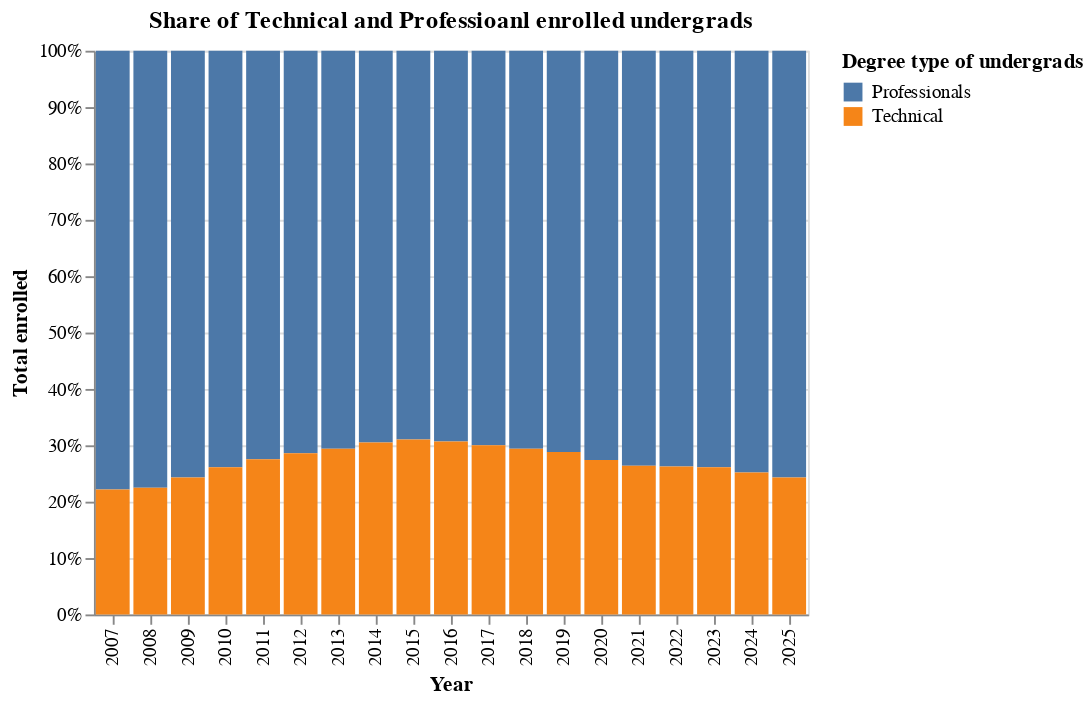

The code cell stored with this chart in its notebook:
### Markdown cell above
# **Second Chart: Out of undergrads, relation of professional and technical undergrads**

The following chart shows the relation out of undergrads of students studying
technical careers and professional careers

### Code cell
# Degrees to show
def translates_professional_undegrads(row):
    value = row["Degree type of undergrads"]
    if value == "Carreras Profesionales":
        return "Professionals"
    elif value == "Carreras Técnicas":
        return "Technical"
    elif value == "Doctorados":
        return "PhD"
    elif value == "Postítulo":
        return "Diplomas"
    else:
        return "Masters"

degrees = ["Carreras Profesionales", "Carreras Técnicas"]

# Data
cols_2 = ["año", "carrera clasificación nivel 2"]
df_2 = raw.groupby(cols_2)["total matrícula"].sum().reset_index()

# Cleaning the data
df_2.rename(columns={"carrera clasificación nivel 2": "Degree type of undergrads"}, inplace=True)
df_2 = df_2[df_2["Degree type of undergrads"].isin(degrees)]
df_2["Degree type of undergrads"] = df_2.apply(translates_professional_undegrads, axis=1)

chart_2 = alt.Chart(df_2).mark_bar().encode(
    x = alt.X("año:O", axis=alt.Axis(title="Year")),
    y = alt.Y("sum(total matrícula)", axis=alt.Axis(title="Total enrolled")).stack("normalize"),
    color = "Degree type of undergrads").properties(
        title="Share of Technical and Professioanl enrolled undergrads"
    )

chart_2

### Figure 1 — Vega-Lite specification as saved in the notebook (floating-point values rounded to 4 significant figures)
{"config": {"view": {"continuousWidth": 300, "continuousHeight": 300}}, "data": {"name": "data-11e8917b3e772c53a1c46951e6ceb360"}, "mark": {"type": "bar"}, "encoding": {"color": {"field": "Degree type of undergrads", "type": "nominal"}, "x": {"axis": {"title": "Year"}, "field": "año", "type": "ordinal"}, "y": {"aggregate": "sum", "axis": {"title": "Total enrolled"}, "field": "total matrícula", "stack": "normalize", "type": "quantitative"}}, "title": "Share of Technical and Professioanl enrolled undergrads", "$schema": "https://vega.github.io/schema/vega-lite/v5.20.1.json", "datasets": {"data-11e8917b3e772c53a1c46951e6ceb360": [{"año": 2007, "Degree type of undergrads": "Professionals", "total matrícula": 582536}, {"año": 2007, "Degree type of undergrads": "Technical", "total matrícula": 165808}, {"año": 2008, "Degree type of undergrads": "Professionals", "total matrícula": 607433}, {"año": 2008, "Degree type of undergrads": "Technical", "total matrícula": 175916}, {"año": 2009, "Degree type of undergrads": "Professionals", "total matrícula": 643121}, {"año": 2009, "Degree type of undergrads": "Technical", "total matrícula": 206219}, {"año": 2010, "Degree type of undergrads": "Professionals", "total matrícula": 693162}, {"año": 2010, "Degree type of undergrads": "Technical", "total matrícula": 245096}, {"año": 2011, "Degree type of undergrads": "Professionals", "total matrícula": 735746}, {"año": 2011, "Degree type of undergrads": "Technical", "total matrícula": 279331}, {"año": 2012, "Degree type of undergrads": "Professionals", "total matrícula": 760397}, {"año": 2012, "Degree type of undergrads": "Technical", "total matrícula": 304419}, {"año": 2013, "Degree type of undergrads": "Professionals", "total matrícula": 786804}, {"año": 2013, "Degree type of undergrads": "Technical", "total matrícula": 327473}, {"año": 2014, "Degree type of undergrads": "Professionals", "total matrícula": 795516}, {"año": 2014, "Degree type of undergrads": "Technical", "total matrícula": 348865}, {"año": 2015, "Degree type of undergrads": "Professionals", "total matrícula": 804030}, {"año": 2015, "Degree type of undergrads": "Technical", "total matrícula": 361876}, {"año": 2016, "Degree type of undergrads": "Professionals", "total matrícula": 816766}, {"año": 2016, "Degree type of undergrads": "Technical", "total matrícula": 361714}, {"año": 2017, "Degree type of undergrads": "Professionals", "total matrícula": 824023}, {"año": 2017, "Degree type of undergrads": "Technical", "total matrícula": 353269}, {"año": 2018, "Degree type of undergrads": "Professionals", "total matrícula": 838750}, {"año": 2018, "Degree type of undergrads": "Technical", "total matrícula": 349295}, {"año": 2019, "Degree type of undergrads": "Professionals", "total matrícula": 850249}, {"año": 2019, "Degree type of undergrads": "Technical", "total matrícula": 344210}, {"año": 2020, "Degree type of undergrads": "Professionals", "total matrícula": 836093}, {"año": 2020, "Degree type of undergrads": "Technical", "total matrícula": 315741}, {"año": 2021, "Degree type of undergrads": "Professionals", "total matrícula": 886690}, {"año": 2021, "Degree type of undergrads": "Technical", "total matrícula": 317686}, {"año": 2022, "Degree type of undergrads": "Professionals", "total matrícula": 895676}, {"año": 2022, "Degree type of undergrads": "Technical", "total matrícula": 318335}, {"año": 2023, "Degree type of undergrads": "Professionals", "total matrícula": 923326}, {"año": 2023, "Degree type of undergrads": "Technical", "total matrícula": 326093}, {"año": 2024, "Degree type of undergrads": "Professionals", "total matrícula": 955672}, {"año": 2024, "Degree type of undergrads": "Technical", "total matrícula": 321939}, {"año": 2025, "Degree type of undergrads": "Professionals", "total matrícula": 1005158}, {"año": 2025, "Degree type of undergrads": "Technical", "total matrícula": 322186}]}}
